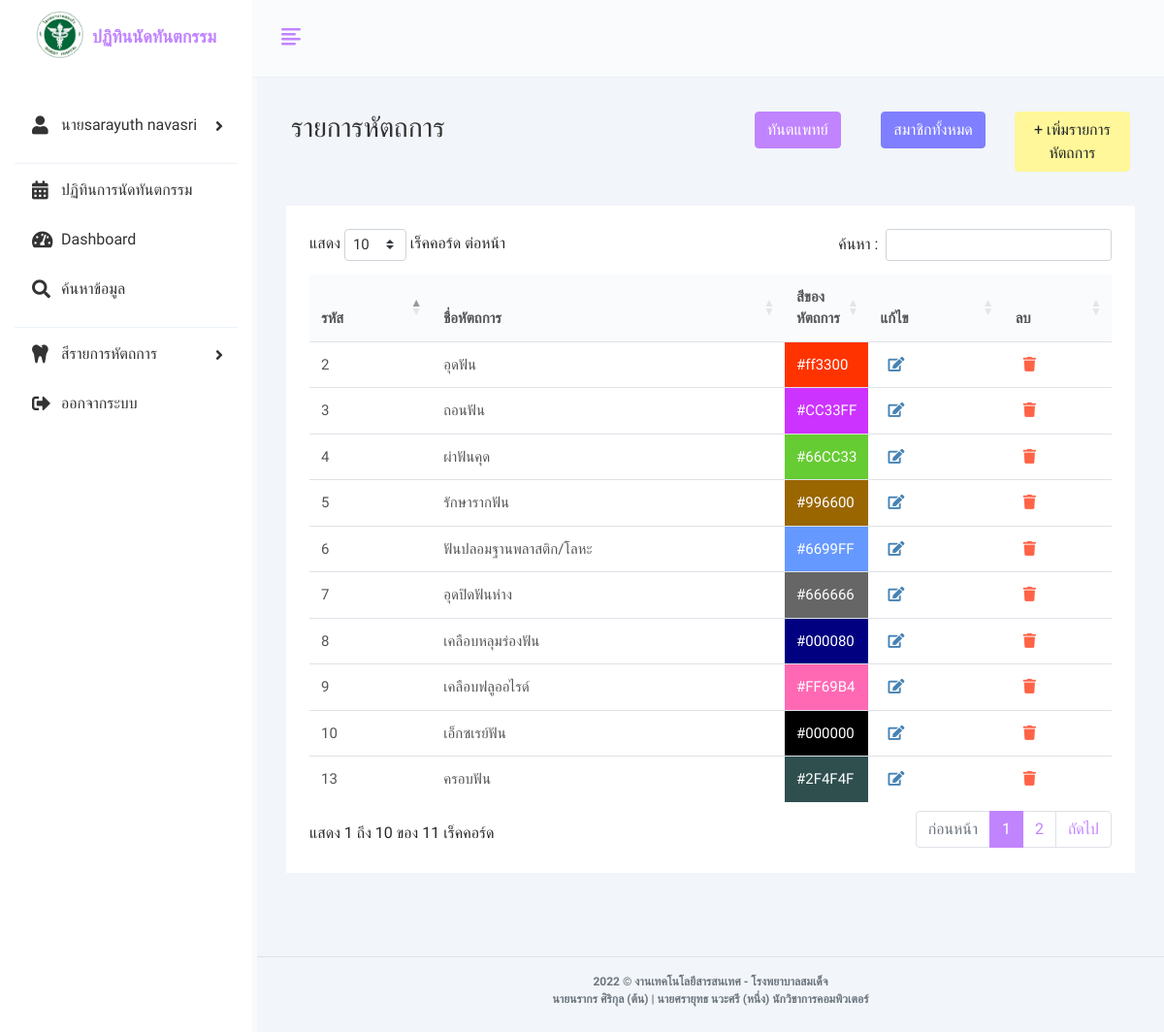
Screenshot of /list-procedure.php (signed in) with the database file from the repository.
### tables this page shows
CREATE TABLE `users`  (
  `user_id` int NOT NULL AUTO_INCREMENT,
  `username` varchar(50) NOT NULL,
  `password` varchar(255) NOT NULL,
  `pname` varchar(255) NOT NULL,
  `firstname` varchar(100) NOT NULL,
  `lastname` varchar(100) NOT NULL,
  `cid` varchar(50) NOT NULL,
  `address` varchar(100) NOT NULL,
  `email` varchar(100) NOT NULL,
  `tel` varchar(50) NOT NULL,
  `user_level` varchar(10) NOT NULL,
  `date` timestamp NOT NULL DEFAULT current_timestamp,
  PRIMARY KEY (`user_id`) USING BTREE
);

CREATE TABLE `procedures`  (
  `procedure_id` int NOT NULL AUTO_INCREMENT,
  `procedure_name` varchar(50) NOT NULL,
  `color` varchar(200) NOT NULL,
  PRIMARY KEY (`procedure_id`) USING BTREE
);

### list-procedure.php (the view, shortened to what this page needs)
<?php
if (!$_SESSION["user_id"]) {
    Header("Location: index.php");
} else { ?>
<?php include "components/header-level.php" ?>
<?php include "components/sidebar-level.php" ?>
<div class="main-wrapper">
    <div class="page-wrapper">
        <div class="content container-fluid">
            <div class="page-header ">
                <div class="row formtype mt-5">
                    <div class="col-md-6 col-sm-6">
                        <h3 class="page-title">รายการหัตถการ</h3>
                    </div>
                    <div class="col-md-2 col-sm-2">
						<a type="button" style="float:right;" class="btn btn-primary " href="list-den.php" role="button">ทันตแพทย์</a>
					</div>
					<div class="col-md-2 col-sm-2">
						<a type="button" style="float:right; background-color: #7f7fff; border-color: #7f7fff;" class="btn btn-primary " href="list-user.php" role="button">สมาชิกทั้งหมด</a>
					</div>
					<div class="col-md-2 col-sm-2">
						<a type="button" style="float: right; background: #fff799; border-color: #fff799;" class="btn " href="add-procedure.php" role="button">+ เพิ่มรายการหัตถการ</a>
					</div>
                </div>
            </div>
            <div class="row">
                <div class="col-sm-12">
                    <div class="card">
                        <div class="card-body">
                            <div class="table-responsive">
                                <table id="myTable" class=" table table table-stripped" style="width:100%">
                                    <thead>
                                        <tr>
                                            <th>รหัส</th>
                                            <th>ชื่อหัตถการ</th>
                                            <th>สีของหัตถการ</th>
                                            <th>แก้ไข</th>
                                            <th>ลบ</th>
                                        </tr>
                                    </thead>
                                    <tbody>
                                        <tr>
                                            <?php
											require_once 'db/pdo_connect.php';
											$stmt = $db->prepare("SELECT* FROM procedures");
											$stmt->execute();
											$result = $stmt->fetchAll();
											foreach ($result as $p) {
											?>
                                            <td><?= $p['procedure_id']; ?></td>
                                            <td><?= $p['procedure_name']; ?></td>
                                            <td
                                                style="color:white; background-color: <?php echo $p['color'] ?>; width: 5%;">
                                                <?= $p['color']; ?></td>
                                            <td>
                                                <a type="button" class="fas fa-edit ml-2"
                                                    href="edit-procedure.php?procedure_id=<?= $p['procedure_id']; ?>"
                                                    role="button" style="color:steelblue;">
                                                </a>
                                            </td>
                                            <td>
                                                <a type="button" class="fa fa-trash ml-2 " aria-hidden="true"
                                                    onclick="return confirm('ยืนยันการลบข้อมูล !!');"
                                                    href="function/del-procedure.php?procedure_id=<?= $p['procedure_id']; ?>"
                                                    role="button" style="color:tomato">
                                                </a>
                                            </td>
                                        </tr>
                                        <?php } ?>
                                    </tbody>
                                </table>
                            </div>
                        </div>
                    </div>
                </div>
            </div>
        </div>
		<?php include "components/footer.php" ?>
    </div>
</div>
</body>
</html>
<?php } ?>

### components/sidebar-level.php (shortened to what this page needs)
<?php
	include('db/pdo_connect.php');
  $select_stmt = $db->prepare("SELECT * FROM users WHERE username = :username");
  $select_stmt->bindParam(':username', $_SESSION['username']);
  $select_stmt->execute();
  $row = $select_stmt->fetch(PDO::FETCH_ASSOC);
$sql = "SELECT * FROM procedures ";
$stmt = $db->prepare($sql);
$stmt->execute();
$procedures_color = $stmt->fetchAll();
?>
<div class="sidebar" id="sidebar">
        <div class="sidebar-inner slimscroll">
          <div id="sidebar-menu" class="sidebar-menu">
            <ul>
            <?php if(isset($_SESSION['user_id'])){ ?>
              <?php if($row['user_level'] == 'admin'){ ?>
                <li class="submenu">
                  <a href="#">
                    <i class="fas fa-user"></i> <span><?php echo $row['pname']; ?><?php echo $row['firstname']; ?><?php echo ' ' ?><?php echo $row['lastname']; ?></span>
                    <span class="menu-arrow"></span>
                  </a>
                </li>
               <?php }else if($row['user_level'] == 'doctor'){ ?>
                <li class="submenu">
                  <a href="#">
                    <i class="fas fa-user"></i> <span><?php echo $row['pname']; ?><?php echo $row['firstname']; ?><?php echo ' ' ?><?php echo $row['lastname']; ?></span>
                    <span class="menu-arrow"></span>
                  </a>
                  <ul class="submenu_class" style="display: none">
                    <li><a  href="profile.php?user_id=<?= $row['user_id'];?>">โปรไฟล์</a></li>
                    <li><a  href="add-calendar-den.php">เพิ่มข้อมูลในปฏิทิน</a></li>
                    <li><a  href="check-status-user.php">เช็คสถานะวันนัด</a></li>
                  </ul>
                </li>
              <?php }else if($row['user_level'] == 'user'){ ?>
                <li class="submenu">
                  <a href="#">
                    <i class="fas fa-user"></i> <span><?php echo $row['pname']; ?><?php echo $row['firstname']; ?><?php echo ' ' ?><?php echo $row['lastname']; ?></span>
                    <span class="menu-arrow"></span>
                  </a>
                  <ul class="submenu_class" style="display: none">
                    <li><a  href="profile.php?user_id=<?= $row['user_id'];?>">โปรไฟล์</a></li>
                    <li><a  href="add-calendar.php">เพิ่มข้อมูลในปฏิทิน</a></li>
                  </ul>
                </li>
               <?php } ?>
            <?php } ?>
              <li class="list-divider"></li>
              <?php if(isset($_SESSION['user_id'])) {?>
                <li>
                <a href="calendar-level.php">
                  <i class="fas fa-calendar-alt"></i><span>ปฏิทินการนัดทันตกรรม</span>
                </a>
              </li>
              <?php } ?>
              <li>
                <a href="dashboard-level.php">
                  <i class="fas fa-tachometer-alt"></i><span>Dashboard</span>
                </a>
              </li>
			        <li>
                <a href="search-level.php">
                  <i class="fas fa-search"></i><span>ค้นหาข้อมูล</span>
                </a>
              </li>
              <li class="list-divider"></li>
              <li class="submenu">
                <a href="#">
                  <i class="fas fa-tooth"></i> <span> สีรายการหัตถการ </span>
                  <span class="menu-arrow"></span>
                </a>
              </li>
              <?php if(isset($_SESSION['user_id'])){ ?>
              <li>
                <a class="exit-btn" href="logout.php">
                <i class="fas fa-sign-out-alt"></i><span>ออกจากระบบ</span>
                </a>
              </li>
              <?php } ?>
            </ul>
          </div>
        </div>
      </div>

### rows the page displays
users: pname "นาย", firstname "sarayuth", lastname "navasri"
procedures: procedure_id "2", procedure_name "อุดฟัน", color "#ff3300"
procedures: procedure_id "3", procedure_name "ถอนฟัน", color "#CC33FF"
procedures: procedure_id "4", procedure_name "ผ่าฟันคุด", color "#66CC33"
procedures: procedure_id "5", procedure_name "รักษารากฟัน", color "#996600"
procedures: procedure_id "6", procedure_name "ฟันปลอมฐานพลาสติก/โลหะ", color "#6699FF"
procedures: procedure_id "7", procedure_name "อุดปิดฟันห่าง", color "#666666"
procedures: procedure_id "8", procedure_name "เคลือบหลุมร่องฟัน", color "#000080"
procedures: procedure_id "9", procedure_name "เคลือบฟลูออไรด์", color "#FF69B4"
procedures: procedure_id "10", procedure_name "เอ็กซเรย์ฟัน", color "#000000"
procedures: procedure_id "13", procedure_name "ครอบฟัน", color "#2F4F4F"
